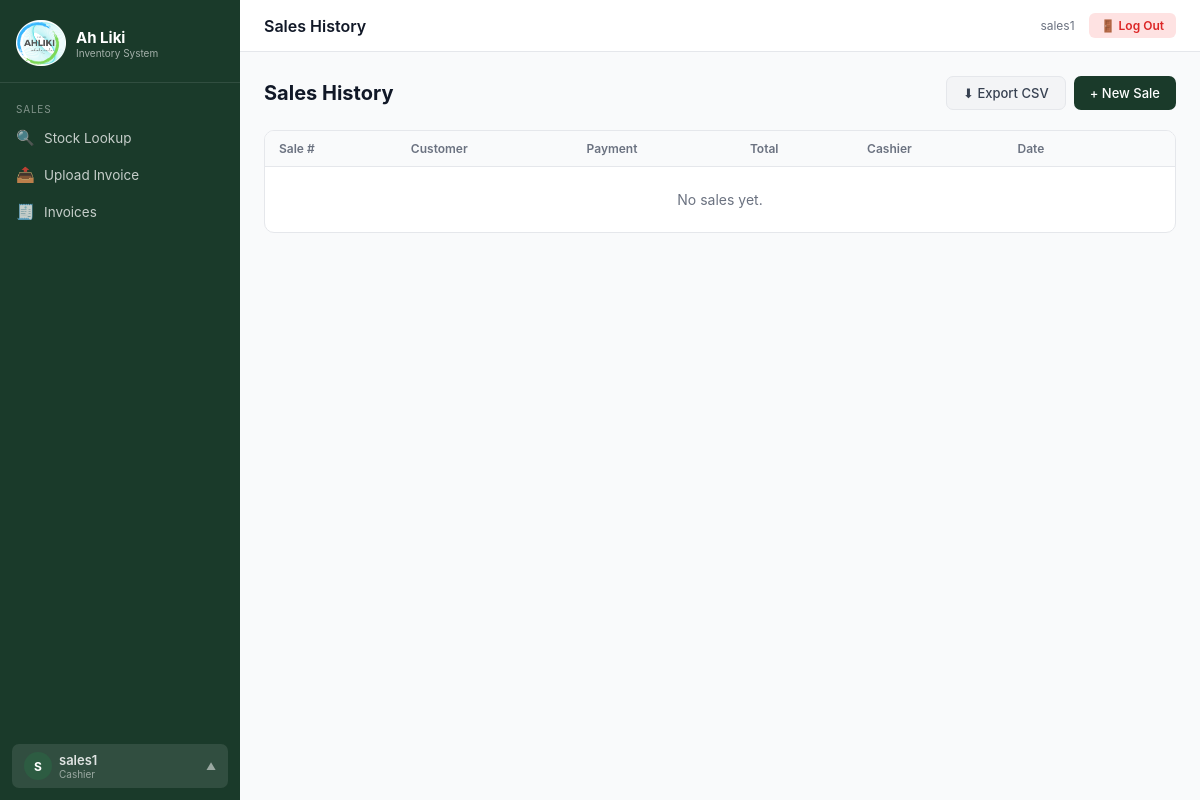
/sales/ (signed in), run on an earlier commit of the app's database.
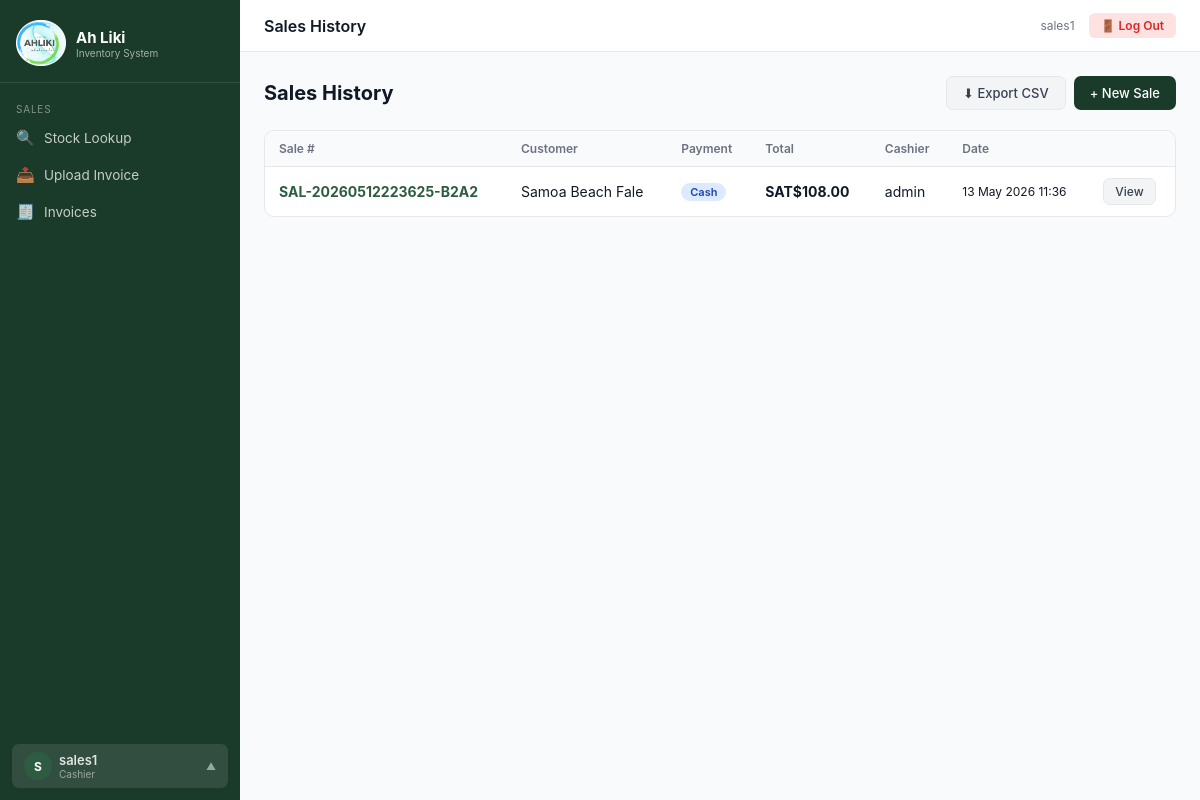
And on a later commit of the database.
### inventory/models.py (models this page shows, shortened)
class Sale(models.Model):
    sale_number = models.CharField(max_length=100, unique=True)
    cashier = models.ForeignKey(User, on_delete=models.SET_NULL, null=True, related_name='sales')
    created_at = models.DateTimeField(default=timezone.now)
    total_amount = models.DecimalField(max_digits=12, decimal_places=2, default=0)
    customer_name = models.CharField(max_length=200, blank=True)
    account_number = models.CharField(max_length=100, blank=True, help_text='BC account for credit customers')
    payment_method = models.CharField(max_length=50, default='cash',
        choices=[('cash','Cash'),('credit','Credit Account'),('eftpos','EFTPOS')])
    notes = models.TextField(blank=True)

### inventory/views.py (the view)
# urls.py: path('sales/', views.sale_list, name='sale_list'),
@login_required
def sale_list(request):
    sales = Sale.objects.select_related('cashier').order_by('-created_at')
    return render(request, 'sales/list.html', {'sales': sales})

### inventory/context_processors.py (called while the page is built)
def alerts_count(request):
    if request.user.is_authenticated:
        return {'open_alerts_count': StockAlert.objects.filter(is_resolved=False).count()}
    return {'open_alerts_count': 0}

### inventory/templatetags/custom_tags.py (called while the page is built)
@register.filter
def user_role(user):
    if not user.is_authenticated:
        return ''
    try:
        from inventory.models import UserProfile
        profile, _ = UserProfile.objects.get_or_create(user=user)
        return profile.role
    except:
        return ''

### templates/sales/list.html (shortened to what this page needs)
{% extends 'base.html' %}
{% block topbar_title %}Sales History{% endblock %}
{% block content %}
<div class="page-header">
  <div><h1>Sales History</h1></div>
  <div style="display:flex;gap:8px">
    <a href="{% url 'export_sales_csv' %}" class="btn btn-secondary">⬇ Export CSV</a>
    <a href="{% url 'sale_new' %}" class="btn btn-primary">+ New Sale</a>
  </div>
</div>
<div class="card">
  <div class="table-wrap">
    <table>
      <thead><tr><th>Sale #</th><th>Customer</th><th>Payment</th><th>Total</th><th>Cashier</th><th>Date</th><th></th></tr></thead>
      <tbody>
      {% for s in sales %}
      <tr>
        <td><a href="{% url 'sale_detail' s.pk %}"><strong>{{ s.sale_number }}</strong></a></td>
        <td>{{ s.customer_name|default:"Walk-in" }}</td>
        <td><span class="badge badge-blue">{{ s.get_payment_method_display }}</span></td>
        <td><strong>SAT${{ s.total_amount }}</strong></td>
        <td>{{ s.cashier.get_full_name|default:s.cashier.username }}</td>
        <td style="font-size:12px">{{ s.created_at|date:"d M Y H:i" }}</td>
        <td><a href="{% url 'sale_detail' s.pk %}" class="btn btn-sm btn-secondary">View</a></td>
      </tr>
      {% empty %}<tr><td colspan="7" style="text-align:center;color:var(--gray-500);padding:24px">No sales yet.</td></tr>{% endfor %}
      </tbody>
    </table>
  </div>
</div>
{% endblock %}

What changed in the data, as far as the page shows it:
added Sale: sale_number "SAL-20260512223625-B2A2", customer_name "Samoa Beach Fale", payment_method "Cash", total_amount "108.00", cashier.get_full_name "admin", created_at "13 May 2026 11:36"
Also different on the page:
text no longer shown: "No sales yet."
